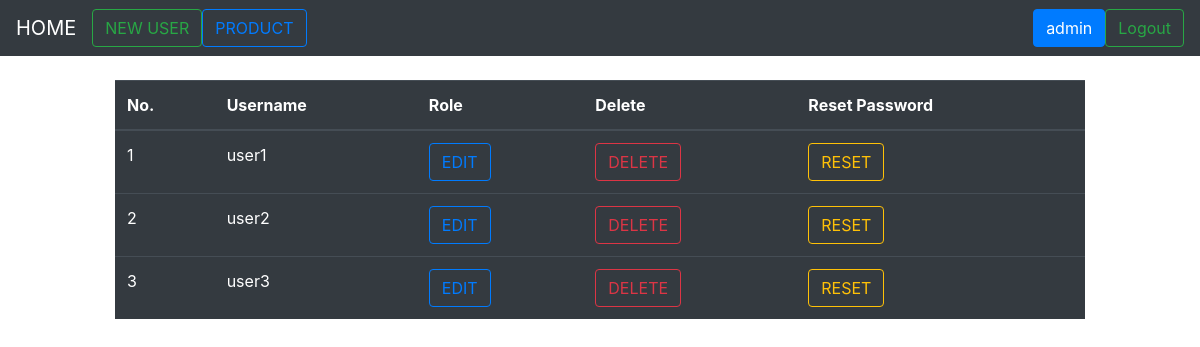
/manager/admin (signed in), run on the app's committed database.
### tables this page shows
CREATE TABLE ManagerAccount(
	ManagerId INTEGER PRIMARY KEY AUTOINCREMENT,
	UserName NVARCHAR NOT NULL UNIQUE,
	PassWord NVARCHAR NOT NULL
);

### controller/managercontroller.py (the view)
@manager.route('/manager/admin')
@login_required
def admin_page():
    ses = session.get('user_info')
    if ses and 5 in ses['rid']:
        manager = Manager()
        role = Roles()
        r = role.getRole()
        ml = manager.getAllUser()
        role_list = role.getRole()
        uid = ses['uid']
        user_role = manager.getRoleOfUser(uid)
        username = manager.getUserNameById(uid)
        return render_template('manager/admin_page.html', ml= ml ,arr =r, role_list = role_list, user_role = user_role)
    else:
        return redirect('/manager/login')

### models/database.py (called while the page is built)
    def getAll(self, sql):
        cur = self.db.cursor()
        cur.execute(sql)
        a = cur.fetchall()
        cur.close()
        return a

    def getAll2(self, sql ,tup):
        cur = self.db.cursor()
        cur.execute(sql, tup)
        a = cur.fetchall()
        cur.close()
        return a

    def getOne(self, sql, tup):
        cur = self.db.cursor()
        cur.execute(sql, tup)
        a = cur.fetchone()
        cur.close()
        return a

    def __del__(self):
        self.db.close()

### models/manager.py (called while the page is built)
    def getRoleOfUser(self, uid):
        sql = '''SELECT Role.*, UserInRole.UserId, UserInRole.Checked FROM Role JOIN UserInRole
            ON Role.RoleId = UserInRole.RoleId AND UserInRole.UserId = ? AND Checked = 1'''
        return self.getAll2(sql, (uid,))

    def getAllUser(self):
        sql = 'SELECT * FROM ManagerAccount'
        return self.getAll(sql)

    def getUserNameById(self, id):
        sql = 'SELECT UserName FROM ManagerAccount WHERE ManagerId = ?'
        return self.getOne(sql, (id, ))

### models/roles.py (called while the page is built)
    def getRole(self):
        sql = 'SELECT * FROM Role'
        return self.getAll(sql)

### myfunc/myfunc.py (called while the page is built)
def login_required(f):
    @wraps(f)
    def decorated_function(*args, **kwargs):
        if 'user_info' not in session:
            return redirect('/manager/login')
        return f(*args, **kwargs)
    return decorated_function

### templates/manager/admin_page.html (shortened to what this page needs)
{% extends 'admin_layout.html'%}
{% block content%}
<br>
<table class="table table-hover table-dark">
    <thead>
        <tr>
            <th scope="col">No.</th>
            <th scope="col">Username</th>
            <th scope="col">Role</th>
            <th scope="col">Delete</th>
            <th scope="col">Reset Password</th>
        </tr>
    </thead>
    <tbody name="user_list">
        {% for i in ml[1:] %}
        <tr>
            <td>{{ml.index(i)}}</td>
            <td name="user_name" v="{{i[1]}}">{{i[1]}}</td>
            <td>
                <button class="btn btn-outline-primary" data-toggle="modal" data-target="#edit_role" id="edit_role_btn" v="{{i[0]}}">EDIT</button>
            </td>
            <td>
                <form action="/manager/delete-user/{{i[1]}}" method="POST">
                    <button class="btn btn-outline-danger">DELETE</button>
                </form>
            </td>
            <td>
                <form action="/manager/reset-password/{{i[1]}}" method="POST">
                    <button class="btn btn-outline-warning">RESET</button>
                </form>
            </td>
        </tr>
        {% endfor %}
    </tbody>
</table>
 {% endblock content %}

### data on the page
ManagerAccount: index "1", UserName "user1"
ManagerAccount: index "2", UserName "user2"
ManagerAccount: index "3", UserName "user3"

### other printed values
{{ session.get('user_info')['username'] }} "admin"
